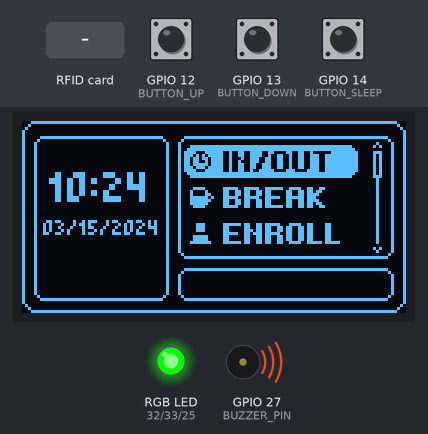
Bench run of a program on a simulated ESP32. Shown: 128×64 one-colour display, an RGB LED mixed from three pins (HIGH = lit), buzzer (waves = sounding, pin HIGH). The inputs (shaded band) are chosen by the test bench; at power-on: GPIO 12 (BUTTON_UP) HIGH, GPIO 14 (BUTTON_SLEEP) HIGH, GPIO 13 (BUTTON_DOWN) HIGH. WiFi joins after 1.5 s; servers stay silent unless stated; the local clock reads 2024-03-15 10:24:30 at power-on unless the program sets it; what the program prints to the serial monitor is not drawn.

Above: at 2.8 s.
2.9 s: RFID card 5E 7A 19 C4 held to the reader
At 3.6 s:
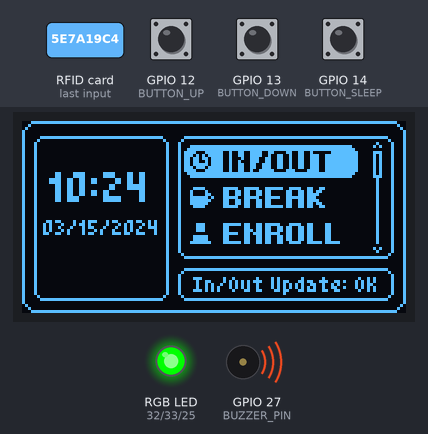
5.5 s: GPIO 12 (BUTTON_UP) pulled LOW for 1 s
At 7.2 s:
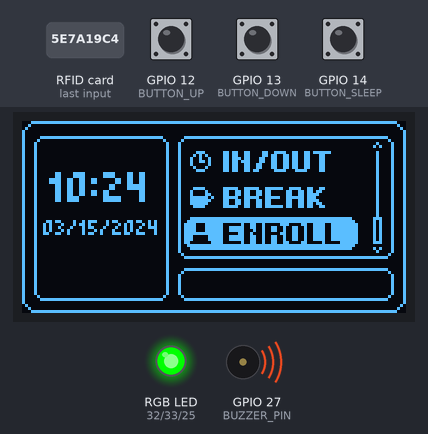
8.0 s: RFID card 5E 7A 19 C4 held to the reader
At 8.7 s:
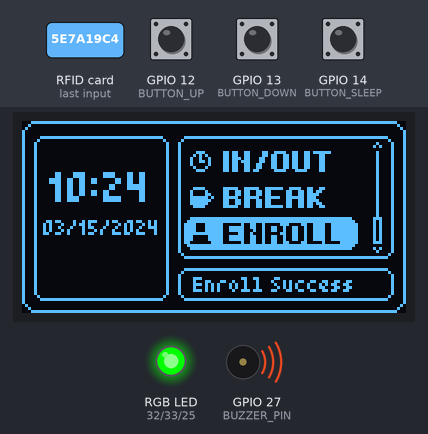
10.7 s: GPIO 14 (BUTTON_SLEEP) pulled LOW for 3.2 s
At 13.77 s:
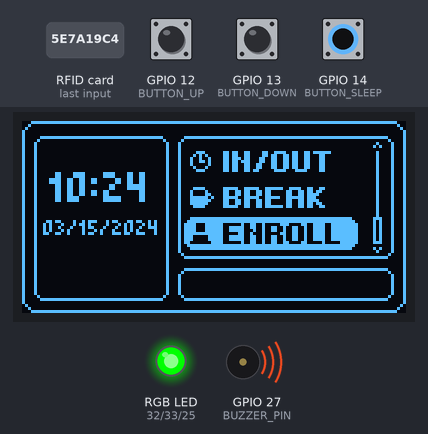
15.4 s: GPIO 13 (BUTTON_DOWN) pulled LOW for 3.2 s
At 16.3 s:
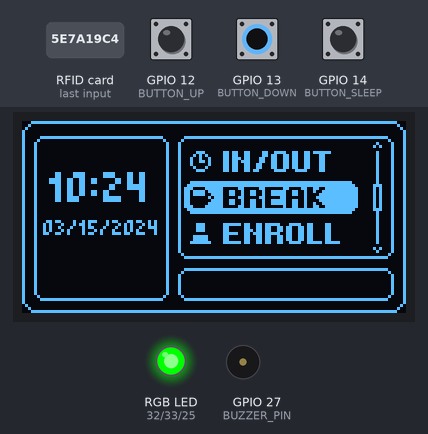
20.1 s: GPIO 13 (BUTTON_DOWN) pulled LOW for 0.15 s
At 21.2 s:
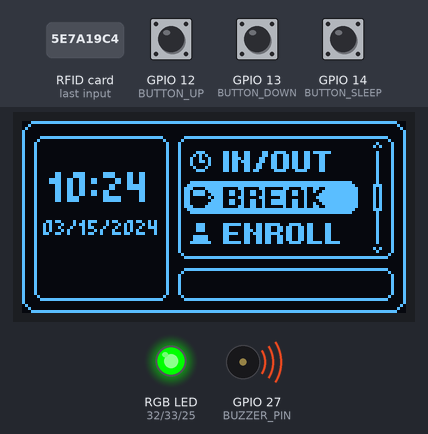
Timing chart, 0 to 23.1 s (numbered marks = the images above; inputs shaded):
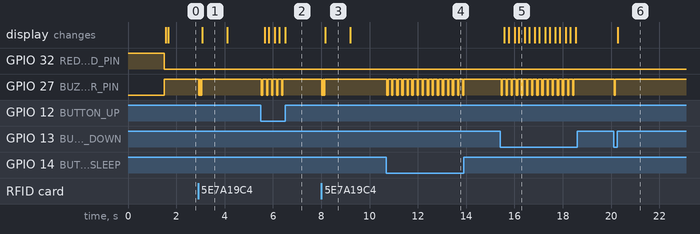

The program:

main.cpp
```cpp
#include <Wire.h>
#include <SPI.h>
#include <Arduino.h>
#include <Adafruit_GFX.h>
#include <Adafruit_SSD1306.h>
#include <MFRC522.h>
#include <WiFi.h>
#include <Fonts/TomThumb.h>
#include <oled.h>
#include <time.h>  // Add this for NTP

#define WIFI_SSID "Sam_L_2.4Ghz"
#define WIFI_PASSWORD "STYLUSONE1975"

// OLED
#define SCREEN_WIDTH 128
#define SCREEN_HEIGHT 64
#define OLED_RESET -1
Adafruit_SSD1306 display(SCREEN_WIDTH, SCREEN_HEIGHT, &Wire, OLED_RESET);

// MFRC522
#define RST_PIN 4
#define SS_PIN 5
MFRC522 mfrc522(SS_PIN, RST_PIN);

// Buttons
#define BUTTON_UP    12  // D12
#define BUTTON_DOWN  13  // D13
#define BUTTON_SLEEP 14  // D14

// Buzzer
#define BUZZER_PIN 27

// Light
#define BLUE_LED_PIN 25
#define GREEN_LED_PIN 33
#define RED_LED_PIN 32

// State
bool systemAwake = true;
int wifiConnectionState = 0; // 2 = connected, 1 = connecting, 0 = disconnected
int scanMode = 0;

// Current Time
String currentTime = "00:00";
String currentDate = "01/01/1970";

// Time update variables
unsigned long lastTimeUpdate = 0;
const unsigned long TIME_UPDATE_INTERVAL = 1000; // Update display every second
unsigned long lastButtonPress = 0;
const unsigned long BUTTON_DEBOUNCE_DELAY = 200;

// NTP Configuration
const char* ntpServer = "pool.ntp.org";
const long gmtOffset_sec = 8 * 3600; // UTC+8 for Philippines
const int daylightOffset_sec = 0;

void beep() {
  digitalWrite(BUZZER_PIN, LOW);
  delay(50);
  digitalWrite(BUZZER_PIN, HIGH);
}

void doubleBeep() {
  beep();
  delay(20);
  beep();
}

void useRGB(int r, int g, int b) {
  if (r < 0) r=0;
  if (g < 0) g=0;
  if (b < 0) b=0;

  if (r > 255) r=255;
  if (g > 255) g=255;
  if (b > 255) b=255;

  analogWrite(RED_LED_PIN, r);
  analogWrite(GREEN_LED_PIN, g);
  analogWrite(BLUE_LED_PIN, b);
}


void displayUI(unsigned long currentMillis) {
  // Update display less frequently to improve responsiveness
  static unsigned long lastDisplayUpdate = 0;
  if (currentMillis - lastDisplayUpdate >= 100) { // Update display every 100ms
    display.clearDisplay();
    display.setTextColor(SSD1306_WHITE);
    display.setFont(&TomThumb);
    display.setCursor(0, 0);
    display.drawBitmap(0, 0, epd_bitmap_allArray[scanMode], 128, 64, SSD1306_WHITE);

    display.setTextSize(2);
    display.setCursor(9, 27);
    display.print(currentTime);

    display.setTextSize(1);
    display.setCursor(7, 38);
    display.print(currentDate);
    display.display();

    lastDisplayUpdate = currentMillis;
  }
}

void displayFeedback() {
  display.setTextColor(SSD1306_WHITE);
  display.setFont(&TomThumb);
  display.setCursor(57, 57);
  display.setTextSize(1);
  display.setTextColor(SSD1306_WHITE);

  if (scanMode == 0) {
    display.print("In/Out Update: OK");
  } else if (scanMode == 1) {
    display.print("Break Update: OK");
  } else if (scanMode == 2) {
    display.print("Enroll Success");
  } else {
    display.print("Scan Mode: Unknown");
  }
  display.print(" ");
  display.display();
}

void setupWiFi() {
  useRGB(255, 0, 0); // Start with red light
  WiFi.begin(WIFI_SSID, WIFI_PASSWORD);
  int retryCount = 0;
  while (WiFi.status() != WL_CONNECTED && retryCount < 20) {
    delay(500);
    useRGB(255, 255, 0);
    wifiConnectionState = 1; // Connecting
    Serial.print(".");
    retryCount++;
  }
  if (WiFi.status() != WL_CONNECTED) {
    Serial.println("WiFi connection failed!");
    useRGB(255, 0, 0);
    wifiConnectionState = 0; // Disconnected
  } else {
    useRGB(0, 255, 0); // Green light when connected
    wifiConnectionState = 2; // Connected
    Serial.println("Connected to WiFi");
    Serial.print("IP Address: ");
    Serial.println(WiFi.localIP());
  }
}

void updateTimeFromNTP() {
  struct tm timeinfo;
  if (!getLocalTime(&timeinfo)) {
    Serial.println("Failed to obtain time from NTP");
    useRGB(255, 255, 0); // Red light on failure
    return;
  }

  // Format time as HH:MM
  char timeStr[6];
  strftime(timeStr, sizeof(timeStr), "%H:%M", &timeinfo);
  currentTime = String(timeStr);

  // Format date as MM/DD/YYYY
  char dateStr[11];
  strftime(dateStr, sizeof(dateStr), "%m/%d/%Y", &timeinfo);
  currentDate = String(dateStr);

  Serial.println("Time updated: " + currentTime + " " + currentDate);
}

void initializeNTP() {
  Serial.println("Initializing NTP...");
  configTime(gmtOffset_sec, daylightOffset_sec, ntpServer);

  // Wait for time to be set
  int retries = 0;
  while (!time(nullptr) && retries < 10) {
    Serial.print(".");
    delay(1000);
    retries++;
  }

  if (time(nullptr)) {
    Serial.println("\nNTP time synchronized!");
    updateTimeFromNTP(); // Get initial time
  } else {
    Serial.println("\nNTP synchronization failed");
  }
}

void handleRFID() {
  // RFID Scan
  if (systemAwake && mfrc522.PICC_IsNewCardPresent() && mfrc522.PICC_ReadCardSerial()) {
    Serial.print("Card UID: ");
    for (byte i = 0; i < mfrc522.uid.size; i++) {
      Serial.print(mfrc522.uid.uidByte[i], HEX);
      Serial.print(" ");
    }
    Serial.println();
    mfrc522.PICC_HaltA();
    mfrc522.PCD_StopCrypto1();
    doubleBeep(); // Beep on successful scan
    displayFeedback();
    delay(1000);
  }
}

void handleButtons() {
  unsigned long currentMillis = millis();

  // Only check buttons if enough time has passed since last press
  if (currentMillis - lastButtonPress > BUTTON_DEBOUNCE_DELAY) {

    if (digitalRead(BUTTON_SLEEP) == LOW) {
      beep();
      lastButtonPress = currentMillis;
      systemAwake = !systemAwake; // Toggle system awake state
      Serial.println(systemAwake ? "System awake" : "System sleeping");
    }

    if (digitalRead(BUTTON_UP) == LOW) {
      beep();
      scanMode++;
      if (scanMode >= epd_bitmap_allArray_LEN) {
        scanMode = 0;
      }
      lastButtonPress = currentMillis;
      Serial.println("Scan mode: " + String(scanMode));
    }

    if (digitalRead(BUTTON_DOWN) == LOW) {
      beep();
      scanMode--;
      if (scanMode < 0) {
        scanMode = epd_bitmap_allArray_LEN - 1;
      }
      lastButtonPress = currentMillis;
      Serial.println("Scan mode: " + String(scanMode));
    }
  }
}

void setup() {
  Serial.begin(115200);

  setupWiFi();

  // Buzzer
  pinMode(BUZZER_PIN, OUTPUT);
  digitalWrite(BUZZER_PIN, HIGH);

  // Buttons with internal pull-ups
  pinMode(BUTTON_UP, INPUT_PULLUP);
  pinMode(BUTTON_DOWN, INPUT_PULLUP);
  pinMode(BUTTON_SLEEP, INPUT_PULLUP);

  // Light Pinmodes
  pinMode(BLUE_LED_PIN, OUTPUT);
  pinMode(GREEN_LED_PIN, OUTPUT);
  pinMode(RED_LED_PIN, OUTPUT);

  // OLED
  if (!display.begin(SSD1306_SWITCHCAPVCC, 0x3C)) {
    Serial.println("OLED not found");
    while (true);
  }
  display.clearDisplay();
  display.setTextColor(SSD1306_WHITE);
  display.setTextSize(1);
  display.setCursor(0, 0);
  display.drawBitmap(0, 0, epd_bitmap_allArray[0], 128, 64, SSD1306_WHITE);
  display.display();

  // RFID
  SPI.begin();
  mfrc522.PCD_Init();
  Serial.println("RFID ready");

  // Initialize NTP if WiFi is connected
  if (WiFi.status() == WL_CONNECTED) {
    initializeNTP();
    useRGB(0, 255, 0);
  } else {
    useRGB(255, 0, 0);
  }
}

void loop() {
  unsigned long currentMillis = millis();

  // Handle buttons first (most responsive)
  handleButtons();

  // Handle RFID
  handleRFID();

  // Update time display every second (no network calls needed!)
  if (currentMillis - lastTimeUpdate >= TIME_UPDATE_INTERVAL) {
    updateTimeFromNTP();
    lastTimeUpdate = currentMillis;
  }

  displayUI(currentMillis);

  // Set LED color based on WiFi status (less frequently)
  static unsigned long lastLEDUpdate = 0;
  if (currentMillis - lastLEDUpdate >= 1000) { // Update LED every second
    if (WiFi.status() == WL_CONNECTED) {
      useRGB(0, 255, 0);
    } else {
      useRGB(255, 0, 0);
    }
    lastLEDUpdate = currentMillis;
  }

  // Very short delay to prevent watchdog issues
  delay(10);
}
```

Source omitted: oled.h (data table, 19332 bytes)

Measured:
- after the input at 2.9 s, GPIO 27 (BUZZER_PIN): alternates HIGH for 0.02 s and LOW for 0.05 s, 4 changes in all, then stays HIGH, starting at once; the display: changes after 0.17 s (image 1)
- after the input at 5.5 s, GPIO 27 (BUZZER_PIN): alternates HIGH for 0.16 s and LOW for 0.05 s, 10 changes in all, then stays HIGH, starting at once; the display: first changes after 0.15 s (image 2 shows a later state)
- after the input at 8.0 s, GPIO 27 (BUZZER_PIN): alternates HIGH for 0.02 s and LOW for 0.05 s, 4 changes in all, then stays HIGH, starting at once; the display: changes after 0.17 s (image 3)
- after the input at 10.7 s, GPIO 27 (BUZZER_PIN): alternates HIGH for 0.15 s and LOW for 0.05 s, 32 changes in all, then stays HIGH, starting at once
- after the input at 15.4 s, GPIO 27 (BUZZER_PIN): alternates HIGH for 0.16 s and LOW for 0.05 s, 30 changes in all, then stays HIGH, starting at once; the display: changes after 0.18 s (image 5)
- after the input at 20.1 s, GPIO 27 (BUZZER_PIN): HIGH → LOW at once, → HIGH 0.05 s later; the display: changes after 0.16 s (image 6)
- what the display in image 1 shows lasts 1.0 s, from 3.1 s to 4.1 s
